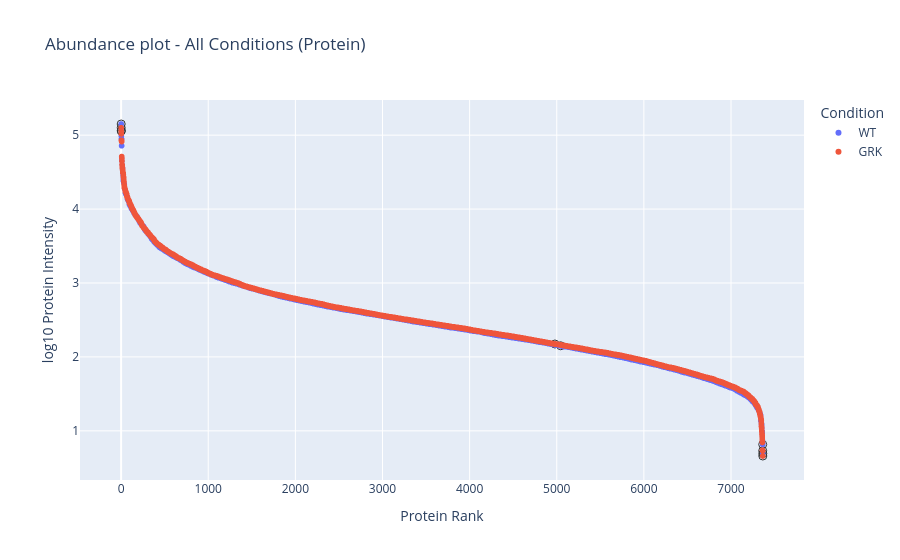

Write notebook code for a chart like this one.
### Code cell
fig = pcp.interactive_abundance_plot(
    linear, meta, "All Conditions", workflow="Protein", data_scale="linear",
    top_high=2, top_low=2, search=["AKT1"], highlight_labels=False,
)
fig

### Figure 1 — Plotly figure (JSON) as saved in the notebook; plotly's stock layout.template omitted (floating-point values rounded to 4 significant figures; data arrays with more than 128 entries replaced by an {"elided": "..."} marker saying what was removed)
{"data": [{"customdata": {"elided": "7365x2 str values"}, "hovertemplate": "Condition=WT<br>Rank=%{x}<br>log10Intensity=%{y}<br>Feature=%{customdata[0]}<br>HoverLabel=%{customdata[1]}<extra></extra>", "legendgroup": "WT", "marker": {"color": "#636EFA", "symbol": "circle"}, "mode": "markers", "name": "WT", "showlegend": true, "x": {"elided": "7365 int values"}, "xaxis": "x", "y": {"elided": "7365 float values"}, "yaxis": "y", "type": "scattergl"}, {"customdata": {"elided": "7365x2 str values"}, "hovertemplate": "Condition=GRK<br>Rank=%{x}<br>log10Intensity=%{y}<br>Feature=%{customdata[0]}<br>HoverLabel=%{customdata[1]}<extra></extra>", "legendgroup": "GRK", "marker": {"color": "#EF553B", "symbol": "circle"}, "mode": "markers", "name": "GRK", "showlegend": true, "x": {"elided": "7365 int values"}, "xaxis": "x", "y": {"elided": "7365 float values"}, "yaxis": "y", "type": "scattergl"}, {"customdata": [["H4_HUMAN", "H4_HUMAN"], ["H2A1B_HUMAN;H2A1D_HUMAN;H2A3_HUMAN", "H2A1B_HUMAN;H2A1D_HUMAN;H2A3_HUMAN"], ["AKT1_HUMAN", "AKT1_HUMAN"], ["CCNT2_HUMAN", "CCNT2_HUMAN"], ["ZNF3_HUMAN", "ZNF3_HUMAN"]], "hovertemplate": "%{customdata[1]}<br>Rank: %{x}<br>log10 intensity: %{y}<extra>WT</extra>", "legendgroup": "WT", "marker": {"color": "#333333", "line": {"width": 1}, "size": 8, "symbol": "circle-open"}, "mode": "markers", "name": "WT (Highlighted)", "showlegend": false, "textfont": {"color": "#636EFA", "size": 9.333}, "textposition": "top center", "x": [1, 2, 5045, 7364, 7365], "y": [5.151, 5.061, 2.151, 0.816, 0.6915], "type": "scatter"}, {"customdata": [["H2A1B_HUMAN;H2A1D_HUMAN;H2A3_HUMAN", "H2A1B_HUMAN;H2A1D_HUMAN;H2A3_HUMAN"], ["H4_HUMAN", "H4_HUMAN"], ["AKT1_HUMAN", "AKT1_HUMAN"], ["ZNF3_HUMAN", "ZNF3_HUMAN"], ["SMTN_HUMAN", "SMTN_HUMAN"]], "hovertemplate": "%{customdata[1]}<br>Rank: %{x}<br>log10 intensity: %{y}<extra>GRK</extra>", "legendgroup": "GRK", "marker": {"color": "#333333", "line": {"width": 1}, "size": 8, "symbol": "circle-open"}, "mode": "markers", "name": "GRK (Highlighted)", "showlegend": false, "textfont": {"color": "#EF553B", "size": 9.333}, "textposition": "top center", "x": [1, 2, 4979, 7364, 7365], "y": [5.1, 5.056, 2.175, 0.7311, 0.6597], "type": "scatter"}], "layout": {"legend": {"title": {"text": "Condition"}, "tracegroupgap": 0}, "title": {"text": "Abundance plot - All Conditions (Protein)"}, "xaxis": {"anchor": "y", "domain": [0.0, 1.0], "title": {"text": "Protein Rank"}}, "yaxis": {"anchor": "x", "domain": [0.0, 1.0], "title": {"text": "log10 Protein Intensity"}}}}
